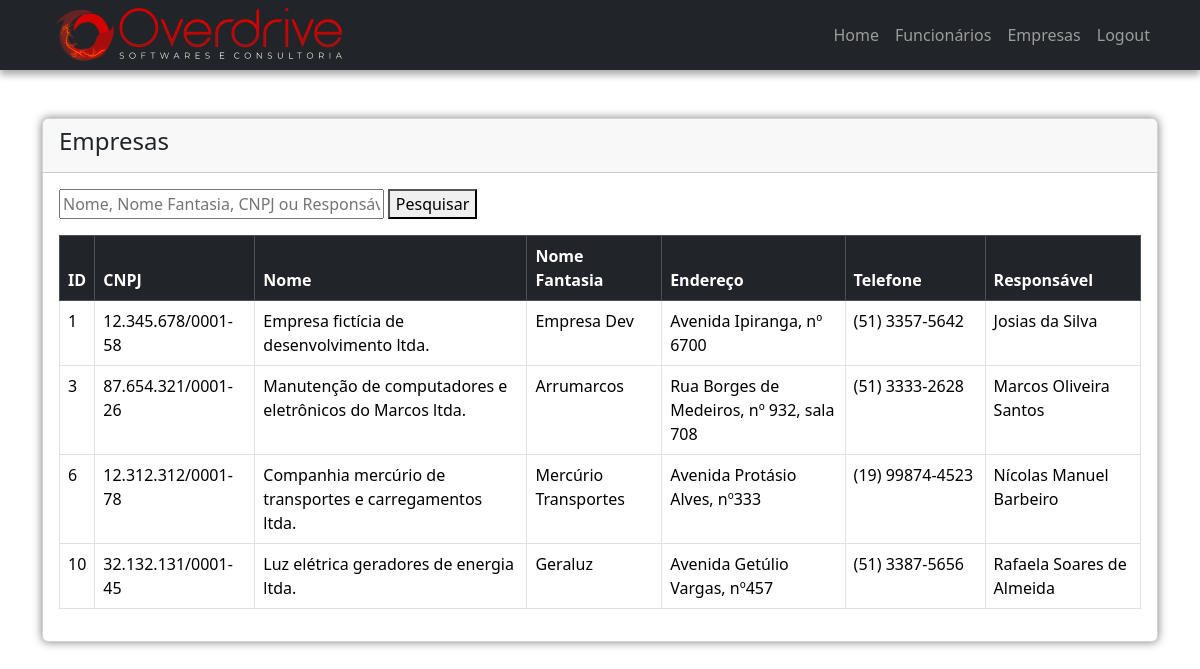
The app's page /view/tabela_ep.php (signed in) with its own data.
### tables this page shows
CREATE TABLE IF NOT EXISTS `empresa` (
  `e_id` int NOT NULL AUTO_INCREMENT,
  `cnpj` varchar(18) DEFAULT NULL,
  `nome` varchar(255) DEFAULT NULL,
  `nome_fantasia` varchar(255) DEFAULT NULL,
  `endereco` varchar(255) DEFAULT NULL,
  `telefone` varchar(15) DEFAULT NULL,
  `responsavel` varchar(255) DEFAULT NULL,
  PRIMARY KEY (`e_id`),
  UNIQUE KEY `cnpj` (`cnpj`)
);

### model/codeDAO.php (called while the page is built, shortened)
<?php
class codeDAO{
    private $banco;
    public function __construct(){
        $this->banco = new PDO('mysql:host='.HOST.'; dbname='.DB_NAME,USER,PASSWORD);
    }
    public function visualizarEmpresas(){
        if(isset($_GET['busca'])){
            $pesquisa = '%'. $_GET['busca'].'%';
            $query = "SELECT * FROM empresa WHERE nome LIKE :pesquisa OR nome_fantasia LIKE :pesquisa OR cnpj LIKE :pesquisa OR responsavel LIKE :pesquisa ORDER BY e_id";
            $query_run = $this->banco->prepare($query);
            $query_run->bindParam(':pesquisa',$pesquisa,PDO::PARAM_STR);
            $query_run->execute();
            return $query_run->fetchAll(PDO::FETCH_ASSOC);
        }else{
            $query="SELECT * FROM empresa ORDER BY e_id";
            $query_run = $this->banco->prepare($query);
            $query_run->execute();
            return $query_run->fetchAll(PDO::FETCH_ASSOC);
        }
    }
}
?>

### view/tabela_ep.php (the view, shortened to what this page needs)
<?php
include('../includes/header.php');
include('../includes/navbar.php');
require('../model/codeDAO.php');
$codeDAO = new codeDAO;
?>
<div class="container mt-5">
    <div class="row justify-content-center">
        <div class="col-md-12 mb-5">
            <div class="card">
                <div class="table-responsive">
                    <div class="card-header">
                        <h4>Empresas
                        </h4>
                    </div>
                    <div class="card-body">
                        <form action="" class="mb-3" method="get">
                            <input name="busca" style="width: 30%;" value="<?php if(isset($_GET['busca'])) echo $_GET['busca']; ?>" placeholder="Nome, Nome Fantasia, CNPJ ou Responsável..." type="text" autofocus>
                            <button type="submit" >Pesquisar</button>
                        </form>
                        <table class="table table-bordered table-hover">
                            <thead class="table-dark">
                                <tr>
                                    <th>ID</th>
                                    <th style="width:160px">CNPJ</th>
                                    <th>Nome</th>
                                    <th>Nome Fantasia</th>
                                    <th>Endereço</th>
                                    <th style="width:140px">Telefone</th>
                                    <th>Responsável</th>
                                </tr>
                            </thead>
                            <tbody>
                                <?php
                                $resultado = $codeDAO->visualizarEmpresas();
                                if ($resultado == null){
                                    ?>
                                    <tr>
                                        <td colspan="9">Nenhum resultado encontrado...</td>
                                    </tr>
                                    <?php
                                } else {
                                    foreach($resultado as $dados){
                                    ?>
                                        <tr>
                                            <td><?php echo $dados['e_id']; ?></td>
                                            <td><?php echo $dados['cnpj']; ?></td>
                                            <td><?php echo $dados['nome']; ?></td>
                                            <td><?php echo $dados['nome_fantasia']; ?></td>
                                            <td><?php echo $dados['endereco']; ?></td>
                                            <td><?php echo $dados['telefone']; ?></td>
                                            <td><?php echo $dados['responsavel']; ?></td>
                                        </tr>
                                    <?php
                                    }
                                }
                                ?>
                            </tbody>
                        </table>
                    </div>
                </div>
            </div>
        </div>
    </div>
</div>
<?php
include('../includes/footer.php');
?>

### style.css (style rules this page uses)
body { background: url(./images/cidade.png) no-repeat center center fixed; -webkit-background-size: cover; -moz-background-size: cover; background-size: cover; -o-background-size: cover; }
.card { box-shadow: 0px 0px 10px rgba(0, 0, 0, 0.514); }

### records on screen
empresa: e_id "1", cnpj "12.345.678/0001-58", nome "Empresa fictícia de desenvolvimento ltda.", nome_fantasia "Empresa Dev", endereco "Avenida Ipiranga, nº 6700", telefone "(51) 3357-5642", responsavel "Josias da Silva"
empresa: e_id "3", cnpj "87.654.321/0001-26", nome "Manutenção de computadores e eletrônicos do Marcos ltda.", nome_fantasia "Arrumarcos", endereco "Rua Borges de Medeiros, nº 932, sala 708", telefone "(51) 3333-2628", responsavel "Marcos Oliveira Santos"
empresa: e_id "6", cnpj "12.312.312/0001-78", nome "Companhia mercúrio de transportes e carregamentos ltda.", nome_fantasia "Mercúrio Transportes", endereco "Avenida Protásio Alves, nº333", telefone "(19) 99874-4523", responsavel "Nícolas Manuel Barbeiro"
empresa: e_id "10", cnpj "32.132.131/0001-45", nome "Luz elétrica geradores de energia ltda.", nome_fantasia "Geraluz", endereco "Avenida Getúlio Vargas, nº457", telefone "(51) 3387-5656", responsavel "Rafaela Soares de Almeida"
